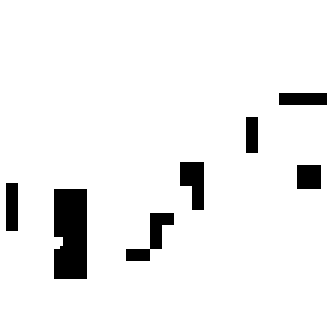
#> input picture heatmap2.png, 110 x 110 px (shown 3 times larger)
$ python make_square_thumbs.py . out 100
#> lines starting #> are read from the running program, lines starting #| are printed output that depends on the picture
import sys
import os
from pathlib import Path
from PIL import Image

def make_square_thumbnail(in_path, out_path, size):
    # Open image and ensure it has an alpha channel (RGBA)
#> called with size = 100
    img = Image.open(in_path).convert("RGBA")
#> img is the input picture: PIL image 110x110 RGBA; mean R, G, B, A 239.2, 239.2, 239.2, 255

    # Resize while keeping aspect ratio – largest side == size
    img.thumbnail((size, size), Image.LANCZOS)
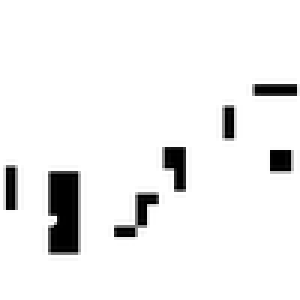
#> img: PIL image 100x100 RGBA (shown 3 times larger); mean R, G, B, A 239.1, 239.1, 239.1, 255

    # Create a transparent square background
    square = Image.new("RGBA", (size, size), (0, 0, 0, 0))
#> square: PIL image 100x100 RGBA; every value is 0

    # Center the image on the square
    x = (size - img.width) // 2
#> x = 0
    y = (size - img.height) // 2
#> y = 0
    square.paste(img, (x, y), img)

    # Always save as PNG to keep transparency
    out_path = out_path.with_suffix(".png")
    square.save(out_path, format="PNG")


def main():
    if len(sys.argv) < 3:
        print("Usage: python make_square_thumbs.py <input_folder> <output_folder> [size]")
        print("Example: python make_square_thumbs.py ./images ./thumbs 512")
        sys.exit(1)

    input_folder = Path(sys.argv[1])
    output_folder = Path(sys.argv[2])
    size = int(sys.argv[3]) if len(sys.argv) >= 4 else 512  # default size 512x512

    if not input_folder.is_dir():
        print(f"Input folder does not exist or is not a directory: {input_folder}")
        sys.exit(1)

    output_folder.mkdir(parents=True, exist_ok=True)

    # Common image extensions – extend if you like
    exts = {".jpg", ".jpeg", ".png", ".gif", ".bmp", ".tiff", ".webp"}

    for in_file in input_folder.iterdir():
        if not in_file.is_file():
            continue
        if in_file.suffix.lower() not in exts:
            continue

        out_file = output_folder / in_file.stem  # suffix set in make_square_thumbnail
        try:
            print(f"Processing {in_file} -> {out_file.with_suffix('.png')}")
            make_square_thumbnail(in_file, out_file, size)
        except Exception as e:
            print(f"Failed to process {in_file}: {e}")

    print("Done.")


if __name__ == "__main__":
    main()
